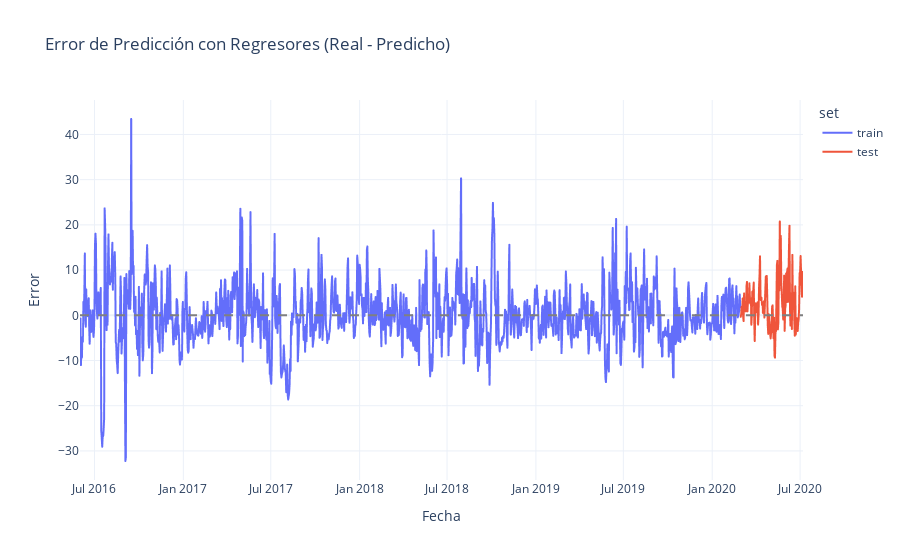

The code cell stored with this chart in its notebook:
### Markdown cell above
En comparación a los resultados obtenidos en la seccion anterior se puede ver una mejora tanto en entrenamiento como en test

### Code cell
# Combinar reales y predicciones
df_eval_ext = pd.concat([
    train_ext[['ds', 'y']].assign(set='train'),
    test_ext[['ds', 'y']].assign(set='test')
])

yhat_all_ext = pd.concat([
    forecast_train_ext[['ds', 'yhat']],
    forecast_ext[['ds', 'yhat']]
])

df_eval_ext = df_eval_ext.merge(yhat_all_ext, on='ds', how='left')
df_eval_ext['error'] = df_eval_ext['y'] - df_eval_ext['yhat']

fig = px.line(
    df_eval_ext,
    x='ds',
    y='error',
    color='set',
    title='Error de Predicción con Regresores (Real - Predicho)',
    labels={'ds': 'Fecha', 'error': 'Error'},
    line_shape='linear'
)

fig.add_hline(y=0, line_dash='dash', line_color='gray')
fig.update_layout(template='plotly_white')
fig.show()

### Figure 1 — Plotly figure (JSON) as saved in the notebook; plotly's stock layout.template omitted (floating-point values rounded to 4 significant figures; data arrays with more than 128 entries replaced by an {"elided": "..."} marker saying what was removed)
{"data": [{"hovertemplate": "set=train<br>Fecha=%{x}<br>Error=%{y}<extra></extra>", "legendgroup": "train", "line": {"color": "#636efa", "dash": "solid", "shape": "linear"}, "marker": {"symbol": "circle"}, "mode": "lines", "name": "train", "showlegend": true, "type": "scattergl", "x": {"elided": "1368 str values"}, "xaxis": "x", "y": {"elided": "1368 float values"}, "yaxis": "y"}, {"hovertemplate": "set=test<br>Fecha=%{x}<br>Error=%{y}<extra></extra>", "legendgroup": "test", "line": {"color": "#EF553B", "dash": "solid", "shape": "linear"}, "marker": {"symbol": "circle"}, "mode": "lines", "name": "test", "showlegend": true, "type": "scattergl", "x": {"elided": "130 str values"}, "xaxis": "x", "y": {"elided": "130 float values"}, "yaxis": "y"}], "layout": {"legend": {"title": {"text": "set"}, "tracegroupgap": 0}, "shapes": [{"line": {"color": "gray", "dash": "dash"}, "type": "line", "x0": 0, "x1": 1, "xref": "x domain", "y0": 0, "y1": 0, "yref": "y"}], "title": {"text": "Error de Predicción con Regresores (Real - Predicho)"}, "xaxis": {"anchor": "y", "domain": [0, 1], "title": {"text": "Fecha"}}, "yaxis": {"anchor": "x", "domain": [0, 1], "title": {"text": "Error"}}}}
